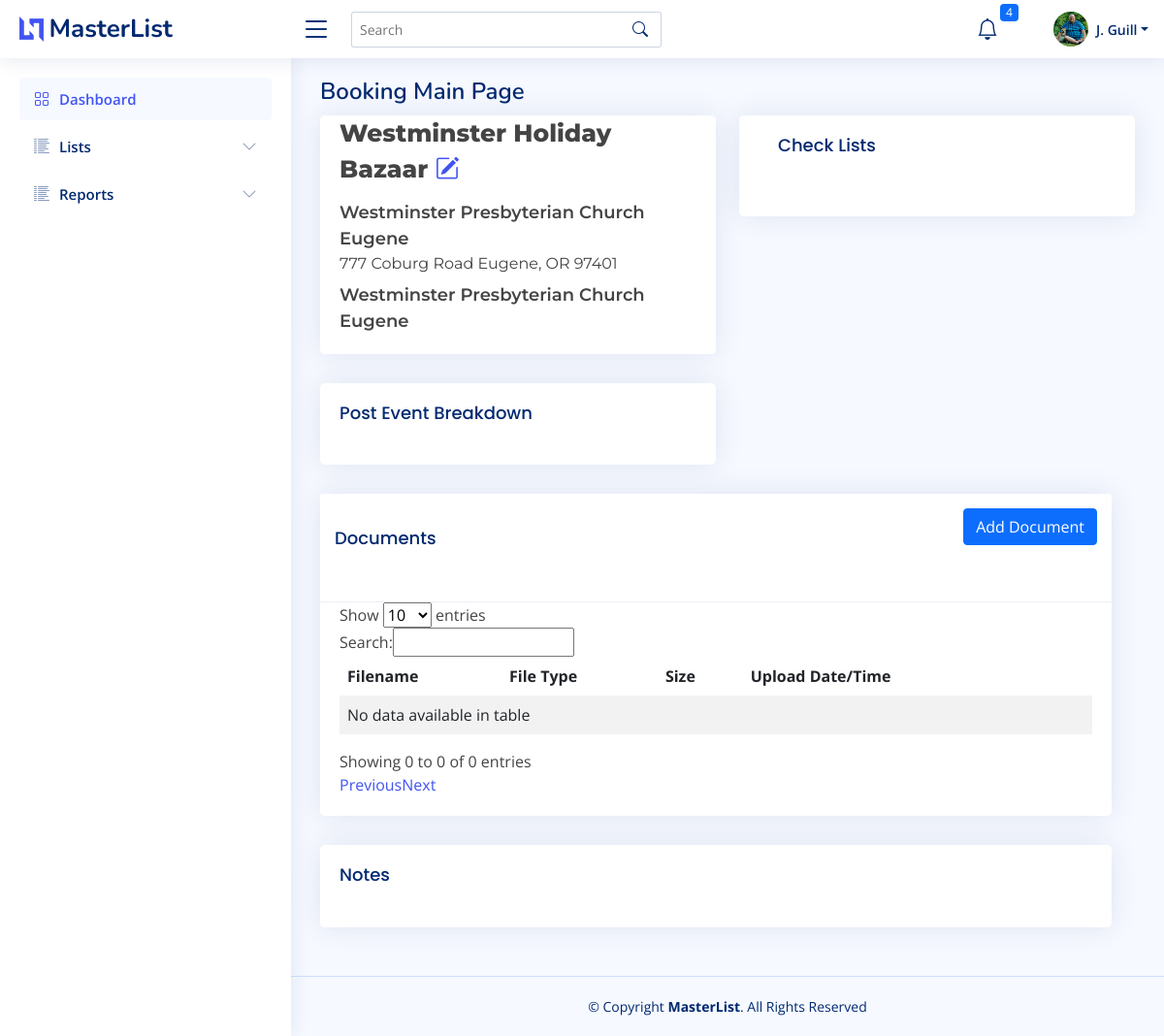
Before: /booking/39 (signed in) with the older database file.
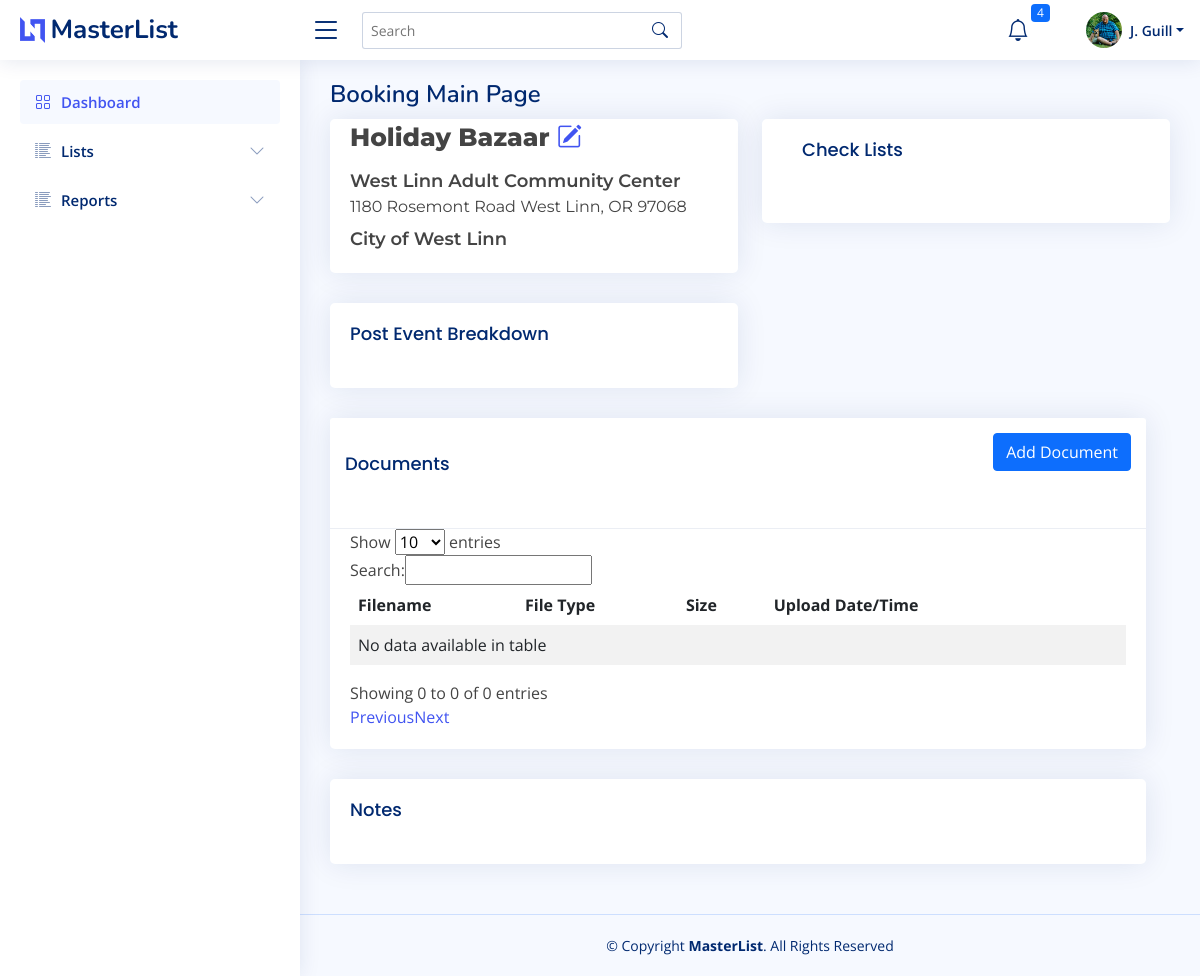
After: the same page with the newer database file.
### bazaar/models.py (models this page shows)
class MasterList(db.Model):
    id = db.Column(db.Integer, primary_key=True)
    event_name = db.Column(db.String(150))
    january = db.Column(db.Boolean, default=False)
    february = db.Column(db.Boolean, default=False)
    march = db.Column(db.Boolean, default=False)
    april = db.Column(db.Boolean, default=False)
    may = db.Column(db.Boolean, default=False)
    june = db.Column(db.Boolean, default=False)
    july = db.Column(db.Boolean, default=False)
    august = db.Column(db.Boolean, default=False)
    september = db.Column(db.Boolean, default=False)
    october = db.Column(db.Boolean, default=False)
    november = db.Column(db.Boolean, default=False)
    december = db.Column(db.Boolean, default=False)
    first = db.Column(db.Boolean, default=True)
    second = db.Column(db.Boolean, default=True)
    third = db.Column(db.Boolean, default=True)
    fourth = db.Column(db.Boolean, default=True)
    last = db.Column(db.Boolean, default=True)
    friday = db.Column(db.Boolean, default=False)
    saturday = db.Column(db.Boolean, default=False)
    sunday = db.Column(db.Boolean, default=False)
    monday = db.Column(db.Boolean, default=False)
    tuesday = db.Column(db.Boolean, default=False)
    wednesday = db.Column(db.Boolean, default=False)
    thursday = db.Column(db.Boolean, default=False)
    updated = db.Column(db.Date)
    imagesrc = db.Column(db.Text)
    attendance = db.Column(db.Integer)
    exibitors = db.Column(db.Integer)
    website = db.Column(db.Text)
    dates_text = db.Column(db.Text)
    type_bazaar = db.Column(db.Boolean, default=False)
    type_holiday = db.Column(db.Boolean, default=False)
    type_art = db.Column(db.Boolean, default=False)
    type_festival = db.Column(db.Boolean, default=False)
    type_flea = db.Column(db.Boolean, default=False)
    type_health = db.Column(db.Boolean, default=False)
    type_market = db.Column(db.Boolean, default=False)
    date_created = db.Column(db.DateTime(timezone=True), server_default=func.now())
    date_updated = db.Column(db.DateTime(timezone=True), onupdate=func.now())
    venuefk = db.Column(db.Integer, db.ForeignKey('venue.id'))
    promoterfk = db.Column(db.Integer, db.ForeignKey('promoter.id'))
    venue = db.relationship("Venue", backref=backref("venue", uselist=False))
    promoter = db.relationship("Promoter", backref=backref("promoter", uselist=False))
    notes = db.relationship("Notes", backref=backref("notes", uselist=False))

class Venue(db.Model):
    id = db.Column(db.Integer, primary_key=True)
    name = db.Column(db.String(255))
    address = db.Column(db.String(255))
    city = db.Column(db.String(100))
    state = db.Column(db.String(50))
    zipcode = db.Column(db.String(20))
    phone = db.Column(db.String(20))
    website = db.Column(db.String(255))
    date_created = db.Column(db.DateTime(timezone=True), server_default=func.now())
    date_updated = db.Column(db.DateTime(timezone=True), onupdate=func.now())
    venue_event = db.relationship("MasterList", backref=backref("masterlist", uselist=False))

class Promoter(db.Model):
    id = db.Column(db.Integer, primary_key=True)
    name = db.Column(db.String(255))
    address = db.Column(db.String(255))
    city = db.Column(db.String(100))
    state = db.Column(db.String(50))
    zipcode = db.Column(db.String(20))
    phone = db.Column(db.String(20))
    website = db.Column(db.String(255))
    date_created = db.Column(db.DateTime(timezone=True), server_default=func.now())
    date_updated = db.Column(db.DateTime(timezone=True), onupdate=func.now())
    people = db.relationship("People", backref=backref("promoter_people", uselist=False))

### bazaar/templates/booking/booking.py (the view, shortened to what this page needs)
@booking.route("/<id>")
@login_required
def home(id):
    record = db.session.query(MasterList).filter(MasterList.id == id).first()
    path = check_make_dir(id)
    files = os.listdir(path)
    filedic = {}
    i = 0
    content = {"user": User, "record": record, "files": filedic}
    return render_template("booking/booking_main.html", **content)

### bazaar/models.py (called while the page is built)
    def fullname(self):
        return self.firstname + " " + self.lastname

### bazaar/templates/booking/booking.py (called while the page is built)
def check_make_dir(id):
    path = "bazaar/templates/booking/uploads/" + id
    isExist = os.path.exists(path)
    if not isExist:
        os.makedirs(path)
    return path

### bazaar/templates/booking/booking_main.html (shortened to what this page needs)
{% extends "base/base.html" %}
{% block page_title %}
    Booking Main Page
{% endblock page_title %}
{% block stylesheets %}
    <link rel="stylesheet" type="text/css" href="https://cdn.datatables.net/1.10.13/css/dataTables.bootstrap.min.css">
{% endblock stylesheets %}
{% block main_content %}
    <section class="section">
        <div class="row">
            <div class="col-6">
                <div class="card" id="eventvenuepromotorinfo">
                    <div class="card-body">
                        <div class="vpe-event-head">{{ record.event_name }} <a
                                href="{{ url_for('masterlist.edit_single', id=record.id) }}"> <i
                                class="bi bi-pencil-square"></i></a>
                        </div>
                        <div class="vpe-venue-head">{{ record.venue.name }} </div>
                        <div class="vpe-body">
                            {% if record.venue.address != None %}
                                {{ record.venue.address }} {{ record.venue.city }}, {{ record.venue.state }}
                                {{ record.venue.zipcode }}<br>
                            {% endif %}
                        </div>
                        <div class="vpe-venue-head">{{ record.promoter.name }}</div>
                    </div>
                </div>
                <div class="card" id="posteventbreakdown">
                    <div class="card-body">
                        <h5 class="card-title">Post Event Breakdown</h5>
                    </div>
                </div>
            </div>
            <div class="col-6" id="right column">
                <div class="card" id="checklist">
                    <div class="card-body">
                        <div class="card-body">
                            <h5 class="card-title">Check Lists</h5>
                        </div>
                    </div>
                </div>
            </div>
            <div class="row" id="documents">
                <div class="col" id="documents">
                    <div class="card" id="documents">
                        <div class="card-header">
                            <div class="d-flex mb-3">
                                <div class="me-auto">
                                    <h5 class="card-title">Documents</h5>
                                </div>
                                <div>
                                    <button type="button" class="btn btn-primary" data-bs-toggle="modal"
                                            data-bs-target="#add_doc">
                                        Add Document
                                    </button>
                                </div>
                            </div>
                        </div>
                        <div class="card-body">
                            <table id="documentlist" class="table table-striped table-responsive table-borderless">
                                <thead>
                                <th>Filename</th>
                                <th>File Type</th>
                                <th>Size</th>
                                <th>Upload Date/Time</th>
                                <th></th>
                                <th></th>
                                </thead>
                                <tbody>
                                </tbody>
                            </table>
                        </div>
                    </div>
                </div>
            </div>
            <div class="row" id="notes">
                <div class="col" id="notes">
                    <div class="card" id="notes">
                        <div class="card-body">
                            <h5 class="card-title">Notes</h5>
                        </div>
                    </div>
                </div>
            </div>
        </div>
    </section>
{% endblock main_content %}

Changed rows visible on the page:
no longer on this page (row edited): Venue: venue.name "Westminster Presbyterian Church Eugene", venue.address "777 Coburg Road", venue.city "Eugene", venue.state "OR", venue.zipcode "97401"
no longer on this page (row edited): Promoter: promoter.name "Westminster Presbyterian Church Eugene"
changed MasterList: event_name "Westminster Holiday Bazaar" → "Holiday Bazaar"
now on this page (row edited): Venue: venue.name "West Linn Adult Community Center", venue.address "1180 Rosemont Road", venue.city "West Linn", venue.state "OR", venue.zipcode "97068"
now on this page (row edited): Promoter: promoter.name "City of West Linn"
